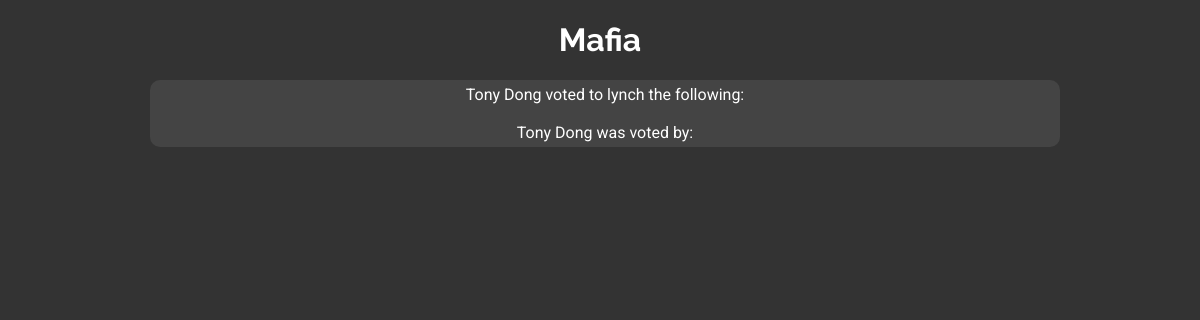
Before: /users/133 with the older database file.
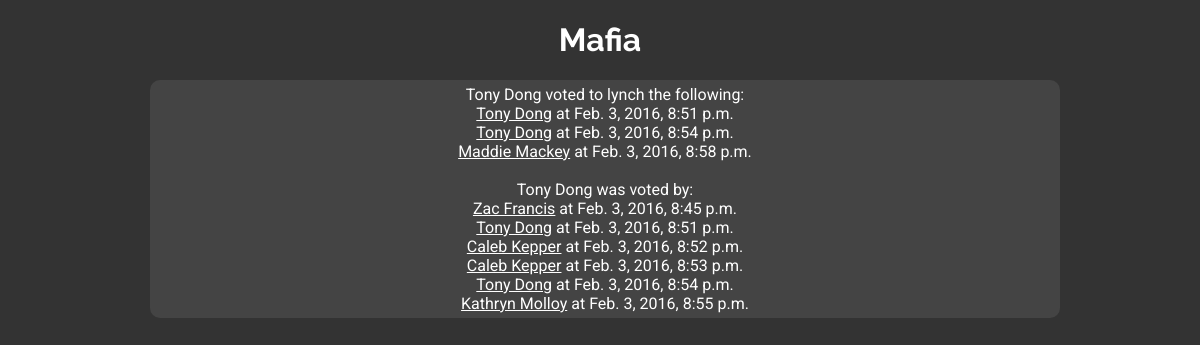
After: the same page with the newer database file.
### voting/models.py (models this page shows, shortened)
class Vote(models.Model):
    voter = models.ForeignKey(User, related_name='voter')
    votee = models.ForeignKey(User, related_name='votee')
    time = models.DateTimeField(auto_now_add=True)
    active = models.BooleanField(default=True)
    is_cancel = models.BooleanField(default=False)

### voting/views.py (the view)
# urls.py: url(r'^users/(?P<user_id>[0-9]+)', views.user_profile, name='user_profile'),
def user_profile(request, user_id):
    user = User.objects.get(pk=user_id)
    context = {
        'user': user,
        'votes': Vote.objects.filter(voter=user),
        'voted': Vote.objects.filter(votee=user),
    }
    return render(request, 'user_profile.html', context=context)

### voting/templates/user_profile.html (shortened to what this page needs)
<!DOCTYPE html>
<html lang="en">
<head>
    <link rel="stylesheet" type="text/css" href="/static/mafia.css">
</head>
<body>
<h1>Mafia</h1>
<div class="content" style="padding: 5px;">
{{ user.get_full_name }} voted to lynch the following: <br>
{% for vote in votes %}
    <a href="/users/{{ vote.votee.pk }}">{{ vote.votee.get_full_name }}</a> at {{ vote.time }}<br>
{% endfor %}
<br>
{{ user.get_full_name }} was voted by: <br>
{% for vote in voted %}
    <a href="/users/{{ vote.voter.pk }}">{{ vote.voter.get_full_name }}</a> at {{ vote.time }}<br>
{% endfor %}
</div>
</body>
</html>

Changed rows visible on the page:
added Vote: votee.get_full_name "Tony Dong", time "Feb. 3, 2016, 8:51 p.m.", voter.get_full_name "Tony Dong"
added Vote: votee.get_full_name "Tony Dong", time "Feb. 3, 2016, 8:54 p.m.", voter.get_full_name "Tony Dong"
added Vote: votee.get_full_name "Maddie Mackey", time "Feb. 3, 2016, 8:58 p.m.", shown under "Mafia"
added Vote: voter.get_full_name "Zac Francis", time "Feb. 3, 2016, 8:45 p.m."
added Vote: voter.get_full_name "Caleb Kepper", time "Feb. 3, 2016, 8:52 p.m."
added Vote: voter.get_full_name "Caleb Kepper", time "Feb. 3, 2016, 8:53 p.m."
added Vote: voter.get_full_name "Kathryn Molloy", time "Feb. 3, 2016, 8:55 p.m."
